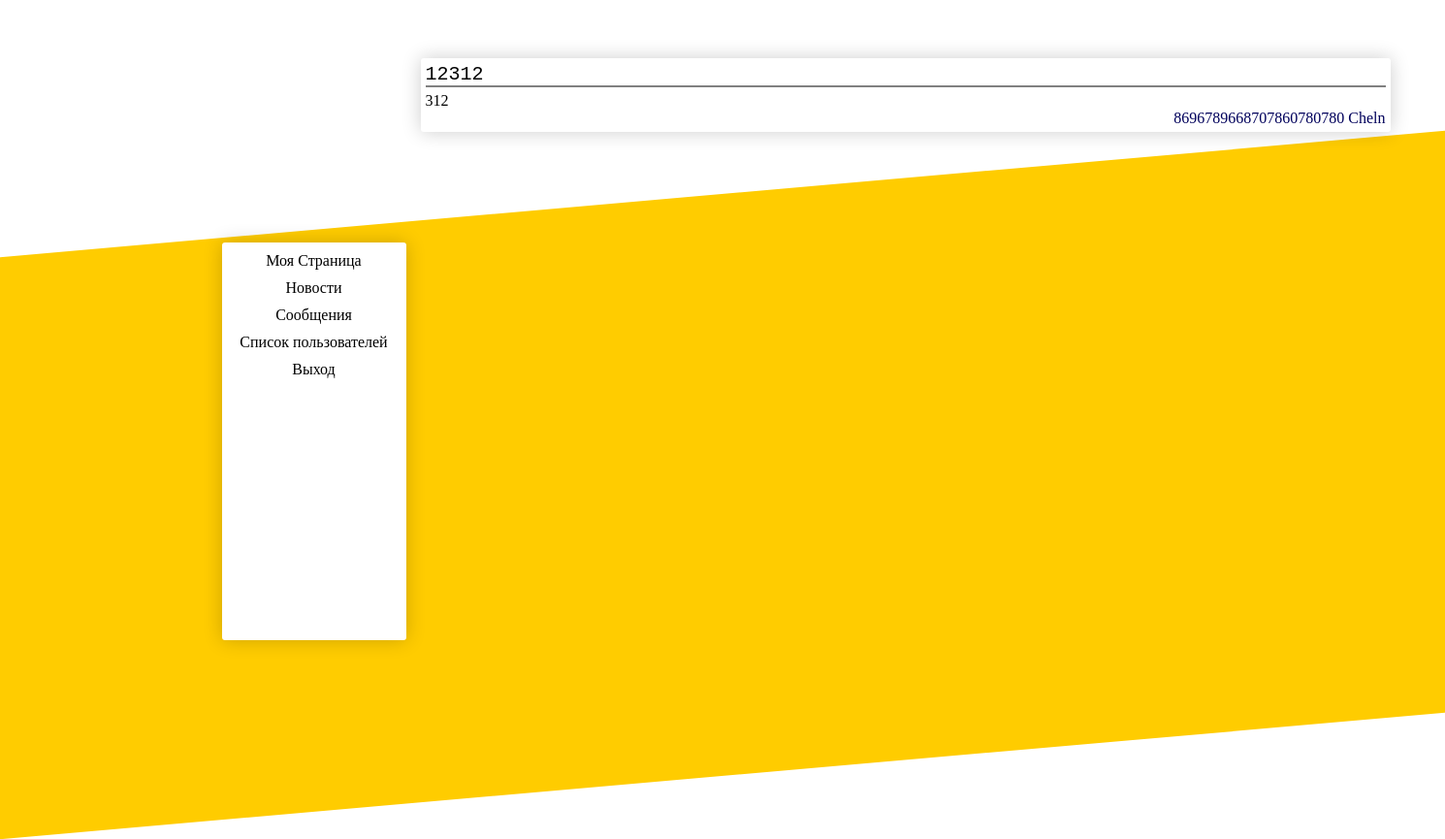
Page /news (signed in) on the committed database.
### tables this page shows
CREATE TABLE news 
                                  (id INTEGER PRIMARY KEY AUTOINCREMENT, 
                                   title VARCHAR(100),
                                   content VARCHAR(1000),
                                   user_id INTEGER
                                   );

### index.py (the view)
@app.route('/index')
@app.route('/news')
def news():
    if user_status:
        news_list = news_model.get_feed(user_id)
        return render_template('news.html', news=news_list, user=user_model)
    else:
        return redirect('/login')

### index.py (called while the page is built)
    def get(self, user_id):
        cursor = self.connection.cursor()
        cursor.execute(f'''SELECT * FROM users WHERE id = {user_id}''')
        row = cursor.fetchone()
        return row

    def get_feed(self, user_id):
        cursor = self.connection.cursor()
        cursor.execute(
            f'''SELECT * FROM news WHERE user_id in (SELECT follow_id from feed WHERE user_id =  {user_id} ) ORDER BY id DESC''')
        rows = cursor.fetchall()
        return rows

### templates/news.html
{% extends "base.html" %}
{% block content %}
    <div class="ProfilePage">
        {% for item in news %}
            <div class="Post">
                <div class="PostTitle">{{ item[1] }}</div>
                <div class="PostContent">
                    {{ item[2] }}
                </div>
                {% if lock %}
                    <div class="PostDelete" onclick="javascript:document.location.href='/delete_news/{{ item[0] }}'">
                        ✖
                    </div>
                {% else %}
                    <div class="PostAuthor">
                        <div class="PostAuthorContent" onclick="javascript:document.location.href='/profile/{{ item[3] }}'">
                            {{ ' '.join(user.get(item[3])[1:3]) }}
                        </div>
                    </div>
                {% endif %}
            </div>
        {% endfor %}
    </div>
{% endblock %}

### templates/base.html (style rules this page uses)
body { font-family: "Times New Roman"; margin: 0; padding: 0; background: url("https://cdn-images-1.medium.com/max/1200/1*kFaSuc5rVdJ_fM2c_bHszQ.png") no-repeat; background-size: cover; }
.lPage, .ProfilePage, .r_page, .ProfileInfo, .User_ID, .ProfileContent, .PostCreate, .PostDelete, .Avatar { display: inline-block; }
.ProfilePage { margin-left: 200px; }
.PostAuthor { color: #00005b; cursor: pointer; display: flex; justify-content: flex-end; }
.Post { background: white; margin: 10px 5px 5px 5px; padding: 5px; border-radius: 3px; width: 990px; -webkit-box-shadow: 0 0 20px 0px rgba(0, 0, 0, 0.2); -moz-box-shadow: 0 0 20px 0px rgba(0, 0, 0, 0.2); box-shadow: 0 0 20px 0px rgba(0, 0, 0, 0.2); }
.PostTitle { font-size: 20px; font-family: 'Consolas', 'Deja Vu Sans Mono', 'Bitstream Vera Sans Mono', monospace; position: relative; border-bottom: 2px solid gray; margin-bottom: 5px; }

### rows in the picture
news: title "12312", content "312", value "8696789668707860780780 Cheln"
